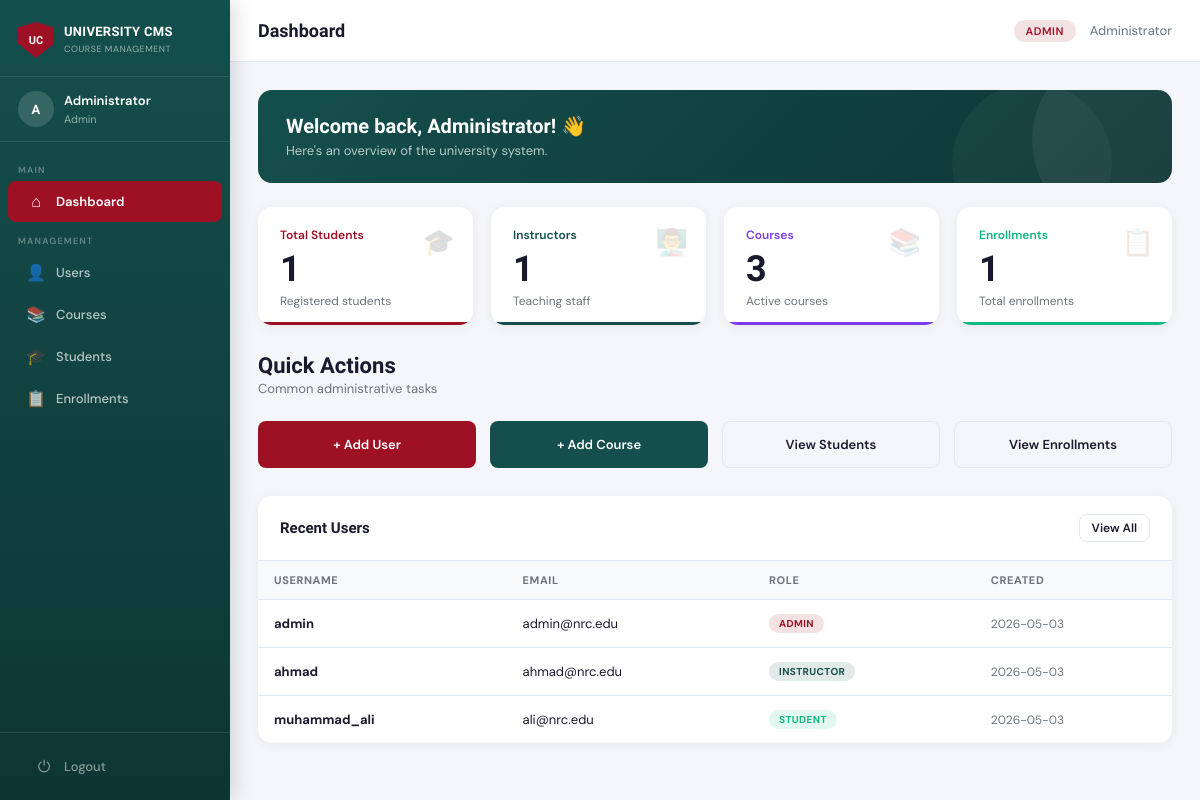
/dashboard (signed in), run on the app's committed database.
### tables this page shows
CREATE TABLE User (
    user_id   INTEGER PRIMARY KEY AUTOINCREMENT,
    username  TEXT UNIQUE NOT NULL,
    email     TEXT UNIQUE NOT NULL,
    password  TEXT NOT NULL,
    role      TEXT NOT NULL CHECK(role IN ('admin', 'student', 'instructor')),
    created_at TEXT DEFAULT (datetime('now'))
);

### app.py (the view, shortened to what this page needs)
@app.route('/dashboard')
@login_required
def dashboard():
    role = session['role']
    stats = {}
    if role == 'admin':
        stats['students']    = query("SELECT COUNT(*) as c FROM Student", one=True)['c']
        stats['instructors'] = query("SELECT COUNT(*) as c FROM Instructor", one=True)['c']
        stats['courses']     = query("SELECT COUNT(*) as c FROM Course", one=True)['c']
        stats['enrollments'] = query("SELECT COUNT(*) as c FROM Enrollment", one=True)['c']
        recent_users = query("SELECT * FROM User ORDER BY created_at DESC LIMIT 5")
        return render_template('dashboard_admin.html', stats=stats, recent_users=recent_users)

### app.py (called while the page is built)
def get_db():
    conn = sqlite3.connect(DB_PATH)
    conn.row_factory = sqlite3.Row   # access columns by name
    conn.execute("PRAGMA foreign_keys = ON")
    return conn

def query(sql, args=(), one=False):
    conn = get_db()
    cur  = conn.execute(sql, args)
    rv   = cur.fetchall()
    conn.close()
    return (rv[0] if rv else None) if one else rv

def login_required(f):
    from functools import wraps
    @wraps(f)
    def decorated(*args, **kwargs):
        if 'user_id' not in session:
            flash("Please log in first.", "error")
            return redirect(url_for('login'))
        return f(*args, **kwargs)
    return decorated

### templates/dashboard_admin.html (shortened to what this page needs)
{% extends 'base.html' %}
{% block page_title %}Dashboard{% endblock %}
{% block content %}
<div class="welcome-banner">
  <h2>Welcome back, Administrator! 👋</h2>
  <p>Here's an overview of the university system.</p>
</div>
<div class="cards-grid">
  <div class="stat-card" style="--accent: var(--red);">
    <div class="stat-icon">🎓</div>
    <div class="stat-label">Total Students</div>
    <div class="stat-value">{{ stats.students }}</div>
    <div class="stat-sub">Registered students</div>
  </div>
  <div class="stat-card" style="--accent: var(--teal);">
    <div class="stat-icon">👨‍🏫</div>
    <div class="stat-label">Instructors</div>
    <div class="stat-value">{{ stats.instructors }}</div>
    <div class="stat-sub">Teaching staff</div>
  </div>
  <div class="stat-card" style="--accent: #7C3AED;">
    <div class="stat-icon">📚</div>
    <div class="stat-label">Courses</div>
    <div class="stat-value">{{ stats.courses }}</div>
    <div class="stat-sub">Active courses</div>
  </div>
  <div class="stat-card" style="--accent: var(--success);">
    <div class="stat-icon">📋</div>
    <div class="stat-label">Enrollments</div>
    <div class="stat-value">{{ stats.enrollments }}</div>
    <div class="stat-sub">Total enrollments</div>
  </div>
</div>
<div class="page-header">
  <div>
    <h1>Quick Actions</h1>
    <p>Common administrative tasks</p>
  </div>
</div>
<div style="display:grid; grid-template-columns: repeat(auto-fit, minmax(180px,1fr)); gap:14px; margin-bottom:28px;">
  <a href="{{ url_for('admin_add_user') }}" class="btn btn-red" style="justify-content:center; padding:14px;">
    + Add User
  </a>
  <a href="{{ url_for('admin_add_course') }}" class="btn btn-teal" style="justify-content:center; padding:14px;">
    + Add Course
  </a>
  <a href="{{ url_for('admin_students') }}" class="btn btn-outline" style="justify-content:center; padding:14px;">
    View Students
  </a>
  <a href="{{ url_for('admin_enrollments') }}" class="btn btn-outline" style="justify-content:center; padding:14px;">
    View Enrollments
  </a>
</div>
<div class="table-card">
  <div class="table-card-header">
    <h3>Recent Users</h3>
    <a href="{{ url_for('admin_users') }}" class="btn btn-outline btn-sm">View All</a>
  </div>
  <table>
    <thead>
      <tr>
        <th>Username</th>
        <th>Email</th>
        <th>Role</th>
        <th>Created</th>
      </tr>
    </thead>
    <tbody>
      {% for u in recent_users %}
      <tr>
        <td><strong>{{ u['username'] }}</strong></td>
        <td>{{ u['email'] }}</td>
        <td><span class="badge badge-{{ u['role'] }}">{{ u['role'] }}</span></td>
        <td style="color:var(--subtext); font-size:12px;">{{ u['created_at'][:10] if u['created_at'] else '—' }}</td>
      </tr>
      {% else %}
      <tr><td colspan="4" style="text-align:center; color:var(--subtext); padding:24px;">No users found.</td></tr>
      {% endfor %}
    </tbody>
  </table>
</div>
{% endblock %}

### static/css/style.css (style rules this page uses)
:root { --red: #9E1124; --red-dark: #7a0d1c; --red-light: #c41530; --teal: #144F4D; --teal-dark: #0d3533; --teal-light: #1a6663; --bg: #F4F6F9; --card: #ffffff; --text: #1A1A2E; --subtext: #6C757D; --border: #E2E8F0; --success: #10B981; --warning: #F59E0B; --danger: #EF4444; --sidebar-w: 230px; --header-h: 62px; }
* { box-sizing: border-box; margin: 0; padding: 0; }
body { font-family: 'DM Sans', sans-serif; background: var(--bg); color: var(--text); font-size: 14px; min-height: 100vh; }
.page-header { display: flex; align-items: center; justify-content: space-between; margin-bottom: 24px; }
.page-header h1 { font-family: 'Sora', sans-serif; font-size: 22px; font-weight: 700; color: var(--text); }
.page-header p { color: var(--subtext); font-size: 13px; margin-top: 2px; }
.cards-grid { display: grid; grid-template-columns: repeat(auto-fit, minmax(200px, 1fr)); gap: 18px; margin-bottom: 28px; }
.stat-card { background: var(--card); border-radius: 14px; padding: 20px 22px 16px; box-shadow: 0 2px 12px rgba(0,0,0,0.06); position: relative; overflow: hidden; }
.stat-card::after { content: ''; position: absolute; bottom: 0; left: 0; right: 0; height: 3px; background: var(--accent, var(--red)); border-radius: 0 0 14px 14px; }
.stat-label { font-size: 12px; font-weight: 600; color: var(--accent, var(--red)); margin-bottom: 8px; }
.stat-value { font-family: 'Sora', sans-serif; font-size: 36px; font-weight: 700; color: var(--text); line-height: 1; }
.stat-sub { font-size: 12px; color: var(--subtext); margin-top: 6px; }
.stat-icon { position: absolute; top: 18px; right: 18px; font-size: 26px; opacity: 0.18; }
.table-card { background: var(--card); border-radius: 14px; box-shadow: 0 2px 12px rgba(0,0,0,0.06); overflow: hidden; margin-bottom: 24px; }
.table-card-header { display: flex; align-items: center; justify-content: space-between; padding: 18px 22px; border-bottom: 1px solid var(--border); }
.table-card-header h3 { font-family: 'Sora', sans-serif; font-size: 15px; font-weight: 700; color: var(--text); }
table { width: 100%; border-collapse: collapse; }
thead th { text-align: left; padding: 12px 16px; font-size: 11px; font-weight: 700; text-transform: uppercase; letter-spacing: 0.6px; color: var(--subtext); background: #f8f9fa; border-bottom: 1px solid var(--border); }
tbody td { padding: 14px 16px; border-bottom: 1px solid var(--border); font-size: 13px; color: var(--text); vertical-align: middle; }
tbody tr:last-child td { border-bottom: none; }
.badge { display: inline-block; padding: 3px 10px; border-radius: 20px; font-size: 10px; font-weight: 700; text-transform: uppercase; letter-spacing: 0.4px; }
.badge-admin { background: rgba(158,17,36,0.12); color: var(--red); }
.badge-student { background: rgba(16,185,129,0.12); color: var(--success); }
.badge-instructor { background: rgba(20,79,77,0.12); color: var(--teal); }
.btn { display: inline-flex; align-items: center; gap: 6px; padding: 8px 18px; border-radius: 8px; font-size: 13px; font-weight: 600; cursor: pointer; border: none; text-decoration: none; transition: all 0.2s; font-family: 'DM Sans', sans-serif; }
.btn-red { background: var(--red); color: white; }
.btn-teal { background: var(--teal); color: white; }
.btn-outline { background: transparent; border: 1.5px solid var(--border); color: var(--text); }
.btn-sm { padding: 5px 12px; font-size: 12px; }
.welcome-banner { background: linear-gradient(135deg, var(--teal) 0%, var(--teal-dark) 100%); border-radius: 14px; padding: 24px 28px; margin-bottom: 24px; position: relative; overflow: hidden; }
.welcome-banner::before { content: ''; position: absolute; right: -40px; top: -40px; width: 180px; height: 180px; border-radius: 50%; background: rgba(255,255,255,0.06); }
.welcome-banner::after { content: ''; position: absolute; right: 60px; bottom: -60px; width: 160px; height: 160px; border-radius: 50%; background: rgba(255,255,255,0.04); }
.welcome-banner h2 { font-family: 'Sora', sans-serif; font-size: 20px; font-weight: 700; color: white; margin-bottom: 4px; }
.welcome-banner p { color: rgba(255,255,255,0.7); font-size: 13px; }

### data on the page
User: username "admin", email "admin@nrc.edu", role "ADMIN", created_at "2026-05-03"
User: username "ahmad", email "ahmad@nrc.edu", role "INSTRUCTOR", created_at "2026-05-03"
User: username "muhammad_ali", email "ali@nrc.edu", role "STUDENT", created_at "2026-05-03"

### other printed values
{{ session.name[0] | upper if session.name else '?' }} "A"
{{ session.name or session.username }} "Administrator"
{{ session.role }} "Admin"
{{ session.role }} "ADMIN"
{{ stats.students }} "1"
{{ stats.instructors }} "1"
{{ stats.courses }} "3"
{{ stats.enrollments }} "1"
